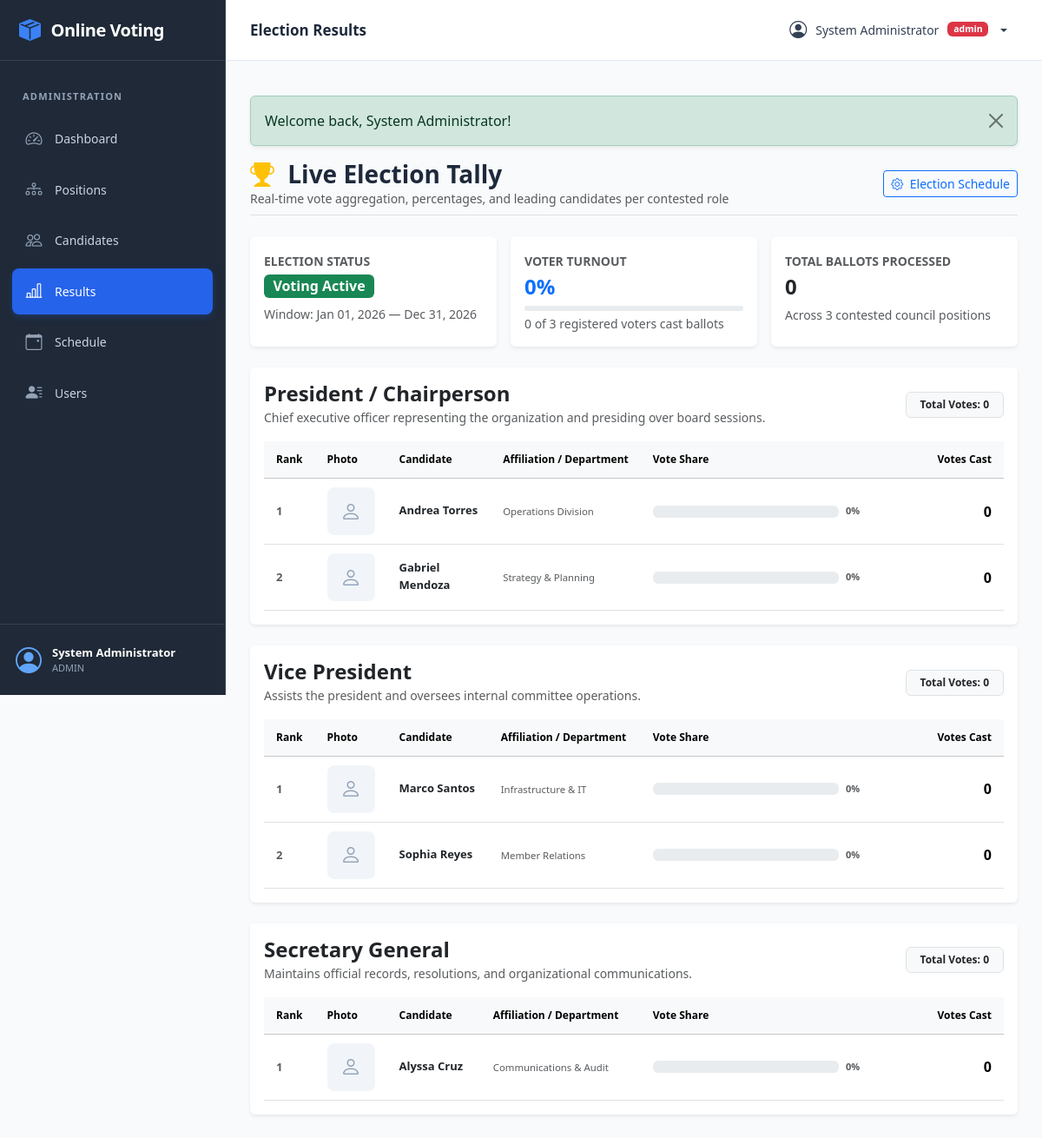
/admin/results.php (signed in), run on the app's committed database.
### tables this page shows
CREATE TABLE IF NOT EXISTS `positions` (
  `position_id` INT AUTO_INCREMENT PRIMARY KEY,
  `position_name` VARCHAR(100) NOT NULL UNIQUE,
  `description` TEXT NULL,
  `created_at` TIMESTAMP DEFAULT CURRENT_TIMESTAMP
);

CREATE TABLE IF NOT EXISTS `candidates` (
  `candidate_id` INT AUTO_INCREMENT PRIMARY KEY,
  `position_id` INT NOT NULL,
  `full_name` VARCHAR(100) NOT NULL,
  `course_year` VARCHAR(100) NOT NULL,
  `platform` TEXT NULL,
  `photo` VARCHAR(255) NULL,
  `created_at` TIMESTAMP DEFAULT CURRENT_TIMESTAMP,
  FOREIGN KEY (`position_id`) REFERENCES `positions`(`position_id`) ON DELETE CASCADE
);

### includes/auth.php (called while the page is built, shortened)
<?php
function isLoggedIn(): bool {
    return !empty($_SESSION['user_id']);
}
function isAdmin(): bool {
    $role = strtolower(trim((string)$_SESSION['role']));
    return in_array($role, ['admin', 'administrator'], true);
}

### admin/results.php (the view, shortened to what this page needs)
<?php
require_once __DIR__ . '/../db_connect.php';
require_once __DIR__ . '/../includes/functions.php';
require_once __DIR__ . '/../includes/auth.php';
$totalVotersStmt = $pdo->query("SELECT COUNT(*) FROM users WHERE role = 'voter'");
$totalEligibleVoters = (int)$totalVotersStmt->fetchColumn();
$totalVotedStmt = $pdo->query("SELECT COUNT(DISTINCT user_id) FROM votes");
$actualVoters = (int)$totalVotedStmt->fetchColumn();
$turnoutPct = ($totalEligibleVoters > 0) ? round(($actualVoters / $totalEligibleVoters) * 100, 1) : 0;
$totalVotesCastStmt = $pdo->query("SELECT COUNT(*) FROM votes");
$totalVotesCast = (int)$totalVotesCastStmt->fetchColumn();
$positionsStmt = $pdo->query("SELECT position_id, position_name, description FROM positions ORDER BY position_id ASC");
$positions = $positionsStmt->fetchAll();
$resultsByPosition = [];
foreach ($positions as $pos) {
    $posId = (int)$pos['position_id'];
    $candStmt = $pdo->prepare("
        SELECT c.candidate_id, c.full_name, c.course_year, c.photo, c.platform,
               COUNT(v.vote_id) AS vote_count
        FROM candidates c
        LEFT JOIN votes v ON c.candidate_id = v.candidate_id AND v.position_id = ?
        WHERE c.position_id = ?
        GROUP BY c.candidate_id
        ORDER BY vote_count DESC, c.full_name ASC
    ");
    $candStmt->execute([$posId, $posId]);
    $candidates = $candStmt->fetchAll();
    $posTotalVotes = 0;
    $maxVotes = 0;
    foreach ($candidates as $cand) {
        $count = (int)$cand['vote_count'];
        $posTotalVotes += $count;
    }
    $resultsByPosition[] = [
        'position'        => $pos,
        'candidates'      => $candidates,
        'pos_total_votes' => $posTotalVotes,
        'max_votes'       => $maxVotes,
    ];
}
require_once __DIR__ . '/../includes/header.php';
?>
<div class="d-flex flex-wrap justify-content-between align-items-center mb-4 pb-2 border-bottom">
    <div>
        <h2 class="h3 fw-bold mb-0">
            <i class="bi bi-trophy-fill text-warning me-2"></i>
            <?= ($electionSchedule['status'] === 'ended') ? 'Final Certified Results' : 'Live Election Tally'; ?>
        </h2>
        <p class="text-muted small mb-0">Real-time vote aggregation, percentages, and leading candidates per contested role</p>
    </div>
    <div class="d-flex gap-2 mt-2 mt-md-0">
        <?php if (isAdmin()): ?>
            <a href="<?= url('admin/settings.php'); ?>" class="btn btn-outline-primary btn-sm">
                <i class="bi bi-gear me-1"></i> Election Schedule
            </a>
        <?php endif; ?>
    </div>
</div>
<div class="row g-3 mb-4">
    <div class="col-md-4">
        <div class="card border-0 shadow-sm h-100">
            <div class="card-body p-3">
                <span class="text-muted small text-uppercase fw-semibold">Election Status</span>
                <div class="d-flex align-items-center gap-2 mt-1">
                    <span class="badge <?= e($electionSchedule['badgeClass']); ?> fs-6">
                        <?= e($electionSchedule['label']); ?>
                    </span>
                </div>
                <small class="text-muted d-block mt-2">
                    Window: <?= date('M d, Y', strtotime($electionSchedule['start'])); ?> &mdash; <?= date('M d, Y', strtotime($electionSchedule['end'])); ?>
                </small>
            </div>
        </div>
    </div>
    <div class="col-md-4">
        <div class="card border-0 shadow-sm h-100">
            <div class="card-body p-3">
                <span class="text-muted small text-uppercase fw-semibold">Voter Turnout</span>
                <h4 class="fw-bold mb-0 text-primary mt-1"><?= $turnoutPct; ?>%</h4>
                <div class="progress mt-2" style="height: 6px;">
                </div>
                <small class="text-muted d-block mt-1"><?= $actualVoters; ?> of <?= $totalEligibleVoters; ?> registered voters cast ballots</small>
            </div>
        </div>
    </div>
    <div class="col-md-4">
        <div class="card border-0 shadow-sm h-100">
            <div class="card-body p-3">
                <span class="text-muted small text-uppercase fw-semibold">Total Ballots Processed</span>
                <h4 class="fw-bold mb-0 text-dark mt-1"><?= number_format($totalVotesCast); ?></h4>
                <small class="text-muted d-block mt-2">Across <?= count($positions); ?> contested council positions</small>
            </div>
        </div>
    </div>
</div>
<?php if (empty($resultsByPosition)): ?>
    <div class="card border-0 shadow-sm text-center p-5">
        <i class="bi bi-bar-chart fs-1 text-muted mb-2"></i>
        <h5 class="fw-bold">No Positions to Tally</h5>
        <p class="text-muted small">No positions or votes have been recorded in the system.</p>
    </div>
<?php else: ?>
    <?php foreach ($resultsByPosition as $group):
        $pos = $group['position'];
        $candidates = $group['candidates'];
        $posTotal = $group['pos_total_votes'];
        $maxVotes = $group['max_votes'];
    ?>
        <div class="card border-0 shadow-sm mb-4">
            <div class="card-header bg-white border-0 py-3 d-flex flex-wrap justify-content-between align-items-center">
                <div>
                    <h4 class="fw-bold text-dark mb-0"><?= e($pos['position_name']); ?></h4>
                    <?php if (!empty($pos['description'])): ?>
                        <small class="text-muted"><?= e($pos['description']); ?></small>
                    <?php endif; ?>
                </div>
                <div class="mt-2 mt-sm-0">
                    <span class="badge bg-light text-dark border px-3 py-2">
                        Total Votes: <strong><?= number_format($posTotal); ?></strong>
                    </span>
                </div>
            </div>
            <div class="card-body pt-0">
                <?php if (empty($candidates)): ?>
                    <div class="p-3 text-center text-muted bg-light rounded">
                        No registered candidates for this position.
                    </div>
                <?php else: ?>
                    <div class="table-responsive">
                        <table class="table table-hover align-middle mb-0">
                            <thead class="table-light">
                                <tr>
                                    <th style="width: 50px;">Rank</th>
                                    <th style="width: 60px;">Photo</th>
                                    <th>Candidate</th>
                                    <th>Affiliation / Department</th>
                                    <th style="width: 35%;">Vote Share</th>
                                    <th class="text-end" style="width: 120px;">Votes Cast</th>
                                </tr>
                            </thead>
                            <tbody>
                                <?php foreach ($candidates as $rank => $cand):
                                    $votes = (int)$cand['vote_count'];
                                    $percentage = ($posTotal > 0) ? round(($votes / $posTotal) * 100, 1) : 0;
                                    $isLeader = ($votes > 0 && $votes === $maxVotes);
                                    $isWinner = ($isLeader && $electionSchedule['status'] === 'ended');
                                ?>
                                    <tr class="<?= $isWinner ? 'table-success bg-opacity-25' : ($isLeader ? 'bg-primary bg-opacity-10' : ''); ?>">
                                        <td class="fw-bold text-muted">
                                            <?php if ($isWinner): ?>
                                                <i class="bi bi-trophy-fill text-warning fs-5" title="Elected"></i>
                                            <?php elseif ($isLeader): ?>
                                                <i class="bi bi-star-fill text-warning" title="Leading"></i>
                                            <?php else: ?>
                                                <?= $rank + 1; ?>
                                            <?php endif; ?>
                                        </td>
                                        <td>
                                            <?php if (!empty($cand['photo']) && file_exists(__DIR__ . '/../uploads/' . $cand['photo'])): ?>
                                                <img src="<?= url('uploads/' . e($cand['photo'])); ?>" alt="Candidate" class="candidate-avatar">
                                            <?php else: ?>
                                                <div class="candidate-avatar-placeholder">
                                                    <i class="bi bi-person"></i>
                                                </div>
                                            <?php endif; ?>
                                        </td>
                                        <td>
                                            <div class="d-flex align-items-center gap-2">
                                                <span class="fw-bold text-dark"><?= e($cand['full_name']); ?></span>
                                            </div>
                                        </td>
                                        <td class="text-muted small"><?= e($cand['course_year']); ?></td>
                                        <td>
                                            <div class="d-flex align-items-center gap-2">
                                                <div class="progress flex-grow-1 vote-progress" style="height: 14px;">
                                                </div>
                                                <span class="small fw-bold text-muted" style="min-width: 48px;"><?= $percentage; ?>%</span>
                                            </div>
                                        </td>
                                        <td class="text-end fw-bold fs-6">
                                            <?= number_format($votes); ?>
                                        </td>
                                    </tr>
                                <?php endforeach; ?>
                            </tbody>
                        </table>
                    </div>
                <?php endif; ?>
            </div>
        </div>
    <?php endforeach; ?>
<?php endif; ?>
<?php require_once __DIR__ . '/../includes/footer.php'; ?>

### assets/css/style.css (style rules this page uses)
:root { --sidebar-width: 260px; --sidebar-bg: #1f2937; --sidebar-text: #cbd5e1; --sidebar-active: #2563eb; --header-height: 70px; }
html, body { min-height: 100%; }
body { margin: 0; background-color: #f8fafc; color: #1e293b; font-family: system-ui, -apple-system, "Segoe UI", Roboto, Arial, sans-serif; display: block; }
.table-responsive .table { font-size: 13px; vertical-align: middle; }
.table-responsive .table th { padding: 12px 14px; font-size: 12px; font-weight: 700; white-space: nowrap; }
.table-responsive .table td { padding: 10px 14px; vertical-align: middle; }
.candidate-avatar, .candidate-avatar-placeholder { width: 55px !important; height: 55px !important; min-width: 55px; max-width: 55px; min-height: 55px; max-height: 55px; object-fit: cover; object-position: center; display: block; border-radius: 8px; overflow: hidden; }
.candidate-avatar-placeholder { display: flex; align-items: center; justify-content: center; background: #f1f5f9; color: #94a3b8; font-size: 24px; }
.table-responsive .table td .fw-bold { font-size: 13px; margin-bottom: 2px; }
.table-responsive .table td .text-muted.small { font-size: 11px; }
.table-responsive .table td .small { font-size: 12px; line-height: 1.4; }

### data on the page
positions: position_name "President / Chairperson", description "Chief executive officer representing the organization and presiding over board sessions.", posTotal "0"
candidates: full_name "Andrea Torres", course_year "Operations Division", percentage "0", votes "0"
candidates: full_name "Gabriel Mendoza", course_year "Strategy & Planning", percentage "0", votes "0"
positions: position_name "Vice President", description "Assists the president and oversees internal committee operations.", posTotal "0"
candidates: full_name "Marco Santos", course_year "Infrastructure & IT", percentage "0", votes "0"
candidates: full_name "Sophia Reyes", course_year "Member Relations", percentage "0", votes "0"
positions: position_name "Secretary General", description "Maintains official records, resolutions, and organizational communications.", posTotal "0"
candidates: full_name "Alyssa Cruz", course_year "Communications & Audit", percentage "0", votes "0"

### other printed values
$_SESSION['full_name'] "System Administrator"
$_SESSION['role'] "ADMIN"
$pageTitle "Election Results"
$_SESSION['role'] "admin"
$message "Welcome back, System Administrator!"
$electionSchedule['label'] "Voting Active"
date('M d, Y', strtotime($electionSchedule['start'])) "Jan 01, 2026"
date('M d, Y', strtotime($electionSchedule['end'])) "Dec 31, 2026"
$turnoutPct "0"
$actualVoters "0"
$totalEligibleVoters "3"
$totalVotesCast "0"
count($positions) "3"
